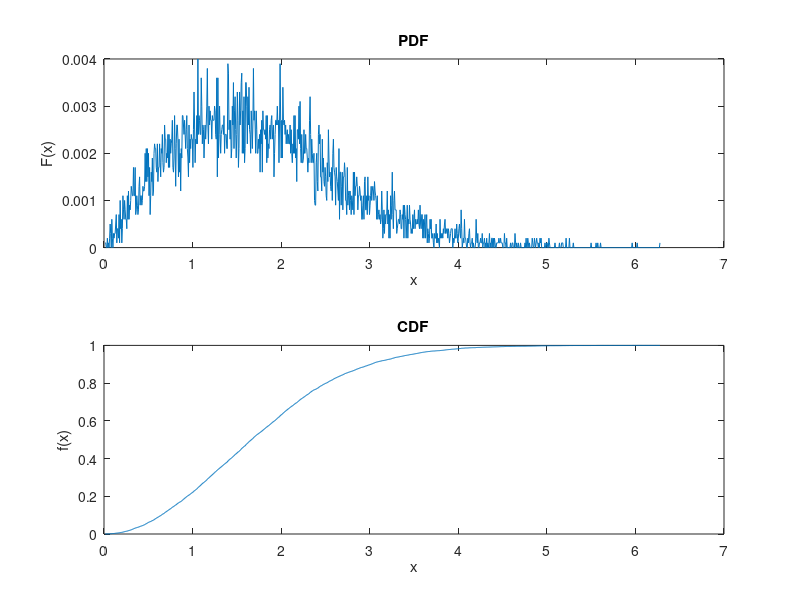

MATLAB code for this plot:
clear all;
clc;
varx=2;
N=10000;
u=rand(1,N);
PDF(1) = u(1);
for i=1:N
	x(i) = sqrt((-1)*2*varx*log(1-u(i)));
end
[n,elements]=hist(x,1000);
PDF = n/N;
CDF(1) = PDF(1);
for i=2:length(elements)
	CDF(i) = CDF(i-1)+PDF(i);
end
subplot(2,1,1), plot(elements,PDF),title('PDF'), xlabel('x'), ylabel('F(x)');
subplot(2,1,2), plot(elements,CDF),title('CDF'), xlabel('x'), ylabel('f(x)');
 
